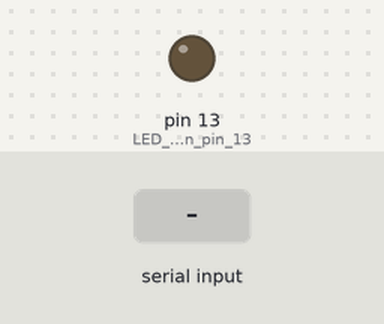
The sketch below on a simulated Arduino Uno, built with avr-gcc and run on an emulated ATmega328P. On the bench: output pins drawn as LEDs (lit = HIGH). Inputs (shaded band) come from the test bench.

Above: at 1.2 s.
1.3 s: "1" received over Serial
At 2.5 s:
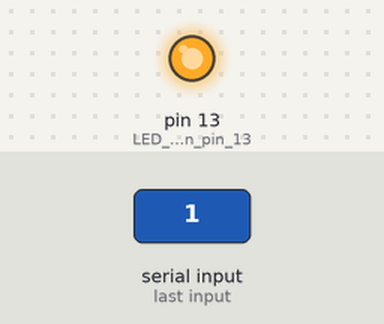
2.8 s: "0" received over Serial
At 3.8 s:
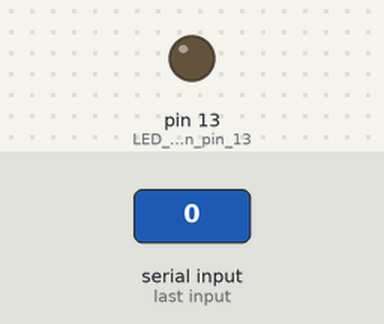
Timing chart, 0 to 5.8 s (numbered marks = the images above; inputs shaded):
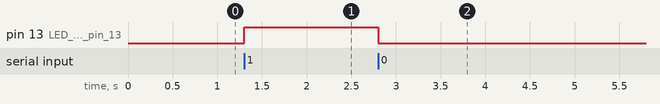

Measured:
- after the input at 1.3 s, pin 13 (LED_or_relay_on_pin_13): LOW → HIGH at once
- after the input at 2.8 s, pin 13 (LED_or_relay_on_pin_13): HIGH → LOW at once

The sketch:

speech_recognition_control.ino.ino
```cpp
char command;

void setup() {
  Serial.begin(9600);     // Start Serial for Bluetooth
  pinMode(13, OUTPUT);    // LED or relay on pin 13
}

void loop() {
  if (Serial.available()) {
    command = Serial.read();
    if (command == '1') {
      digitalWrite(13, HIGH); // Turn ON
    }
    else if (command == '0') {
      digitalWrite(13, LOW);  // Turn OFF
    }
  }
}
```
